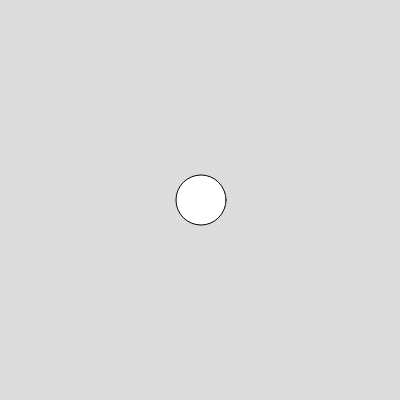
Frame 1 (no input)
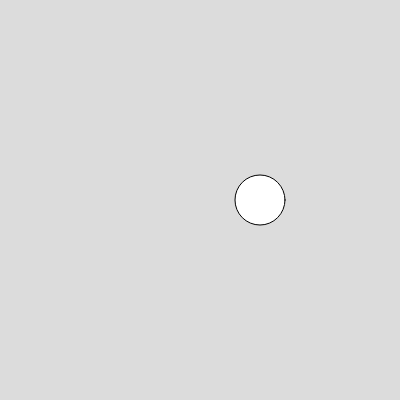
Frame 60 (no input)
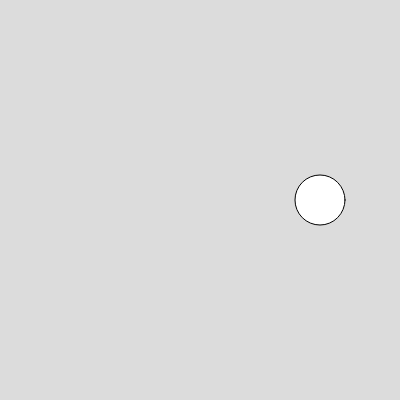
Frame 120 (the mouse pressed at the canvas centre since frame 60)

The p5.js sketch that drew these frames (run headless with seeded random() and noise() and a simulated clock; from frame 60 on, the mouse is pressed at the canvas centre):

// p5.js sketch
// ── sketch.js
// Declare a variable for the horizontal position of the ball
let x;

// Declare a variable for the horizontal speed of the ball
let xspeed = 1;

function setup() {
  createCanvas(400, 400);
  // Initialize the position in the center
  x = width / 2;
}

function draw() {
  background(220);

  // Move the ball ball, either right or left
  x += xspeed;
  
  // Simplified Version:
  // When the ball is at either left or right border
  //Flip once 
  //This condition happens only in one frame
  
  if (x <= 0 || x >= width) {
    // Flip the sign of the direction
    xspeed *= -1;
  }

  // Draw the ball
  ellipse(x, height / 2, 50, 50);
}
